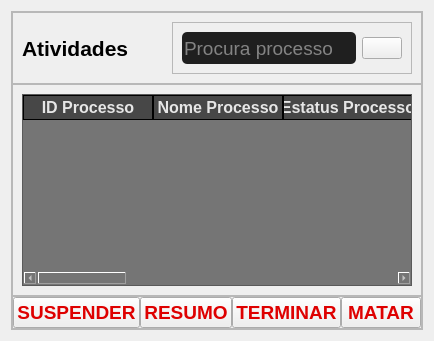
            <widget class="QWidget" name="ativities">
             <layout class="QVBoxLayout" name="verticalLayout_12">
              <item>
               <widget class="QFrame" name="frame_6">
                <property name="frameShape">
                 <enum>QFrame::StyledPanel</enum>
                </property>
                <property name="frameShadow">
                 <enum>QFrame::Raised</enum>
                </property>
                <layout class="QVBoxLayout" name="verticalLayout_13">
                 <property name="spacing">
                  <number>0</number>
                 </property>
                 <property name="leftMargin">
                  <number>0</number>
                 </property>
                 <property name="topMargin">
                  <number>0</number>
                 </property>
                 <property name="rightMargin">
                  <number>0</number>
                 </property>
                 <property name="bottomMargin">
                  <number>0</number>
                 </property>
                 <item alignment="Qt::AlignTop">
                  <widget class="QFrame" name="f_activ_header">
                   <property name="frameShape">
                    <enum>QFrame::StyledPanel</enum>
                   </property>
                   <property name="frameShadow">
                    <enum>QFrame::Raised</enum>
                   </property>
                   <layout class="QHBoxLayout" name="horizontalLayout_10">
                    <item>
                     <widget class="QLabel" name="label_43">
                      <property name="font">
                       <font>
                        <pointsize>16</pointsize>
                        <weight>75</weight>
                        <bold>true</bold>
                       </font>
                      </property>
                      <property name="text">
                       <string>Atividades</string>
                      </property>
                     </widget>
                    </item>
                    <item alignment="Qt::AlignRight">
                     <widget class="QFrame" name="f_activ_busca">
                      <property name="frameShape">
                       <enum>QFrame::StyledPanel</enum>
                      </property>
                      <property name="frameShadow">
                       <enum>QFrame::Raised</enum>
                      </property>
                      <layout class="QHBoxLayout" name="horizontalLayout_9">
                       <item alignment="Qt::AlignRight">
                        <widget class="QLineEdit" name="le_search_activ">
                         <property name="minimumSize">
                          <size>
                           <width>0</width>
                           <height>32</height>
                          </size>
                         </property>
                         <property name="maximumSize">
                          <size>
                           <width>350</width>
                           <height>16777215</height>
                          </size>
                         </property>
                         <property name="font">
                          <font>
                           <pointsize>14</pointsize>
                          </font>
                         </property>
                         <property name="styleSheet">
                          <string notr="true">background-color: rgb(31, 31, 31);
color: rgb(232, 232, 232);
border-radius: 5px;</string>
                         </property>
                         <property name="placeholderText">
                          <string>Procura processo</string>
                         </property>
                        </widget>
                       </item>
                       <item>
                        <widget class="QPushButton" name="btn_seaech_activ">
                         <property name="text">
                          <string/>
                         </property>
                         <property name="icon">
                          <iconset resource="icons/icos.qrc">
                           <normaloff>:/icos/search.svg</normaloff>:/icos/search.svg</iconset>
                         </property>
                         <property name="iconSize">
                          <size>
                           <width>32</width>
                           <height>32</height>
                          </size>
                         </property>
                        </widget>
                       </item>
                      </layout>
                     </widget>
                    </item>
                   </layout>
                  </widget>
                 </item>
                 <item>
                  <widget class="QFrame" name="f_activ_body">
                   <property name="sizePolicy">
                    <sizepolicy hsizetype="Preferred" vsizetype="Expanding">
                     <horstretch>0</horstretch>
                     <verstretch>0</verstretch>
                    </sizepolicy>
                   </property>
                   <property name="frameShape">
                    <enum>QFrame::StyledPanel</enum>
                   </property>
                   <property name="frameShadow">
                    <enum>QFrame::Raised</enum>
                   </property>
                   <layout class="QVBoxLayout" name="verticalLayout_14">
                    <item>
                     <widget class="QTableWidget" name="table_Activi">
                      <property name="styleSheet">
                       <string notr="true">QWidget{
	background-color: rgb(117, 117, 117);
	color: rgb(241, 241, 241);

}


QHeaderView:section{
	background-color: rgb(71, 71, 71);
	color: rgb(230, 230, 230);
	border: 1px solid rgb(0, 0, 0);

}


QTableWidget{

}


QTableWidget QTableCornerButton{
	
	background-color: rgb(0, 0, 0);
	border: 1px solid rgb(0, 0, 0);

}</string>
                      </property>
                      <property name="frameShape">
                       <enum>QFrame::StyledPanel</enum>
                      </property>
                      <property name="frameShadow">
                       <enum>QFrame::Sunken</enum>
                      </property>
                      <property name="selectionBehavior">
                       <enum>QAbstractItemView::SelectItems</enum>
                      </property>
                      <attribute name="horizontalHeaderDefaultSectionSize">
                       <number>130</number>
                      </attribute>
                      <column>
                       <property name="text">
                        <string>ID Processo</string>
                       </property>
                       <property name="font">
                        <font>
                         <pointsize>12</pointsize>
                         <weight>75</weight>
                         <bold>true</bold>
                         <stylestrategy>PreferAntialias</stylestrategy>
                        </font>
                       </property>
                       <property name="background">
                        <color alpha="230">
                         <red>70</red>
                         <green>70</green>
                         <blue>70</blue>
                        </color>
                       </property>
                       <property name="foreground">
                        <brush brushstyle="SolidPattern">
                         <color alpha="255">
                          <red>71</red>
                          <green>71</green>
                          <blue>71</blue>
                         </color>
                        </brush>
                       </property>
                      </column>
                      <column>
                       <property name="text">
                        <string>Nome Processo</string>
                       </property>
                       <property name="font">
                        <font>
                         <pointsize>12</pointsize>
                         <weight>75</weight>
                         <bold>true</bold>
                        </font>
                       </property>
                       <property name="background">
                        <color alpha="230">
                         <red>71</red>
                         <green>71</green>
                         <blue>71</blue>
                        </color>
                       </property>
                       <property name="foreground">
                        <brush brushstyle="SolidPattern">
                         <color alpha="255">
                          <red>71</red>
                          <green>71</green>
                          <blue>71</blue>
                         </color>
                        </brush>
                       </property>
                      </column>
                      <column>
                       <property name="text">
                        <string>Estatus Processo</string>
                       </property>
                       <property name="font">
                        <font>
                         <pointsize>12</pointsize>
                         <weight>75</weight>
                         <bold>true</bold>
                        </font>
                       </property>
                       <property name="background">
                        <color alpha="230">
                         <red>71</red>
                         <green>71</green>
                         <blue>71</blue>
                        </color>
                       </property>
                       <property name="foreground">
                        <brush brushstyle="SolidPattern">
                         <color alpha="255">
                          <red>71</red>
                          <green>71</green>
                          <blue>71</blue>
                         </color>
                        </brush>
                       </property>
                      </column>
                      <column>
                       <property name="text">
                        <string>Data início</string>
                       </property>
                       <property name="font">
                        <font>
                         <pointsize>12</pointsize>
                         <weight>75</weight>
                         <bold>true</bold>
                        </font>
                       </property>
                       <property name="background">
                        <color alpha="230">
                         <red>71</red>
                         <green>71</green>
                         <blue>71</blue>
                        </color>
                       </property>
                       <property name="foreground">
                        <brush brushstyle="SolidPattern">
                         <color alpha="255">
                          <red>71</red>
                          <green>71</green>
                          <blue>71</blue>
                         </color>
                        </brush>
                       </property>
                      </column>
                      <column>
                       <property name="text">
                        <string>Suspenso</string>
                       </property>
                       <property name="font">
                        <font>
                         <pointsize>12</pointsize>
                         <weight>75</weight>
                         <bold>true</bold>
                        </font>
                       </property>
                       <property name="background">
                        <color alpha="230">
                         <red>71</red>
                         <green>71</green>
                         <blue>71</blue>
                        </color>
                       </property>
                       <property name="foreground">
                        <brush brushstyle="SolidPattern">
                         <color alpha="255">
                          <red>71</red>
                          <green>71</green>
                          <blue>71</blue>
                         </color>
                        </brush>
                       </property>
                      </column>
                      <column>
                       <property name="text">
                        <string>Resumo</string>
                       </property>
                       <property name="font">
                        <font>
                         <pointsize>12</pointsize>
                         <weight>75</weight>
                         <bold>true</bold>
                        </font>
                       </property>
                       <property name="background">
                        <color alpha="230">
                         <red>71</red>
                         <green>71</green>
                         <blue>71</blue>
                        </color>
                       </property>
                       <property name="foreground">
                        <brush brushstyle="SolidPattern">
                         <color alpha="255">
                          <red>71</red>
                          <green>71</green>
                          <blue>71</blue>
                         </color>
                        </brush>
                       </property>
                      </column>
                      <column>
                       <property name="text">
                        <string>Terminado</string>
                       </property>
                       <property name="font">
                        <font>
                         <pointsize>12</pointsize>
                         <weight>75</weight>
                         <bold>true</bold>
                        </font>
                       </property>
                       <property name="background">
                        <color alpha="230">
                         <red>71</red>
                         <green>71</green>
                         <blue>71</blue>
                        </color>
                       </property>
                       <property name="foreground">
                        <brush brushstyle="SolidPattern">
                         <color alpha="255">
                          <red>71</red>
                          <green>71</green>
                          <blue>71</blue>
                         </color>
                        </brush>
                       </property>
                      </column>
                      <column>
                       <property name="text">
                        <string>Morto</string>
                       </property>
                       <property name="font">
                        <font>
                         <pointsize>12</pointsize>
                         <weight>75</weight>
                         <bold>true</bold>
                        </font>
                       </property>
                       <property name="background">
                        <color alpha="230">
                         <red>71</red>
                         <green>71</green>
                         <blue>71</blue>
                        </color>
                       </property>
                       <property name="foreground">
                        <brush brushstyle="SolidPattern">
                         <color alpha="255">
                          <red>71</red>
                          <green>71</green>
                          <blue>71</blue>
                         </color>
                        </brush>
                       </property>
                      </column>
                     </widget>
                    </item>
                   </layout>
                  </widget>
                 </item>
                 <item alignment="Qt::AlignBottom">
                  <widget class="QFrame" name="f_activ_footer">
                   <property name="frameShape">
                    <enum>QFrame::StyledPanel</enum>
                   </property>
                   <property name="frameShadow">
                    <enum>QFrame::Raised</enum>
                   </property>
                   <layout class="QHBoxLayout" name="horizontalLayout_11">
                    <property name="spacing">
                     <number>0</number>
                    </property>
                    <property name="leftMargin">
                     <number>0</number>
                    </property>
                    <property name="topMargin">
                     <number>0</number>
                    </property>
                    <property name="rightMargin">
                     <number>0</number>
                    </property>
                    <property name="bottomMargin">
                     <number>0</number>
                    </property>
                    <item>
                     <widget class="QPushButton" name="btn_suspend">
                      <property name="font">
                       <font>
                        <pointsize>14</pointsize>
                        <weight>75</weight>
                        <bold>true</bold>
                       </font>
                      </property>
                      <property name="styleSheet">
                       <string notr="true">color: rgb(222, 0, 0);</string>
                      </property>
                      <property name="text">
                       <string>SUSPENDER</string>
                      </property>
                     </widget>
                    </item>
                    <item>
                     <widget class="QPushButton" name="btn_resume">
                      <property name="font">
                       <font>
                        <pointsize>14</pointsize>
                        <weight>75</weight>
                        <bold>true</bold>
                       </font>
                      </property>
                      <property name="styleSheet">
                       <string notr="true">color: rgb(222, 0, 0);</string>
                      </property>
                      <property name="text">
                       <string>RESUMO</string>
                      </property>
                     </widget>
                    </item>
                    <item>
                     <widget class="QPushButton" name="btn_terminate">
                      <property name="font">
                       <font>
                        <pointsize>14</pointsize>
                        <weight>75</weight>
                        <bold>true</bold>
                       </font>
                      </property>
                      <property name="styleSheet">
                       <string notr="true">color: rgb(222, 0, 0);</string>
                      </property>
                      <property name="text">
                       <string>TERMINAR</string>
                      </property>
                     </widget>
                    </item>
                    <item>
                     <widget class="QPushButton" name="btn_kill">
                      <property name="font">
                       <font>
                        <pointsize>14</pointsize>
                        <weight>75</weight>
                        <bold>true</bold>
                       </font>
                      </property>
                      <property name="styleSheet">
                       <string notr="true">color: rgb(222, 0, 0);</string>
                      </property>
                      <property name="text">
                       <string>MATAR</string>
                      </property>
                     </widget>
                    </item>
                   </layout>
                  </widget>
                 </item>
                </layout>
               </widget>
              </item>
             </layout>
            </widget>
